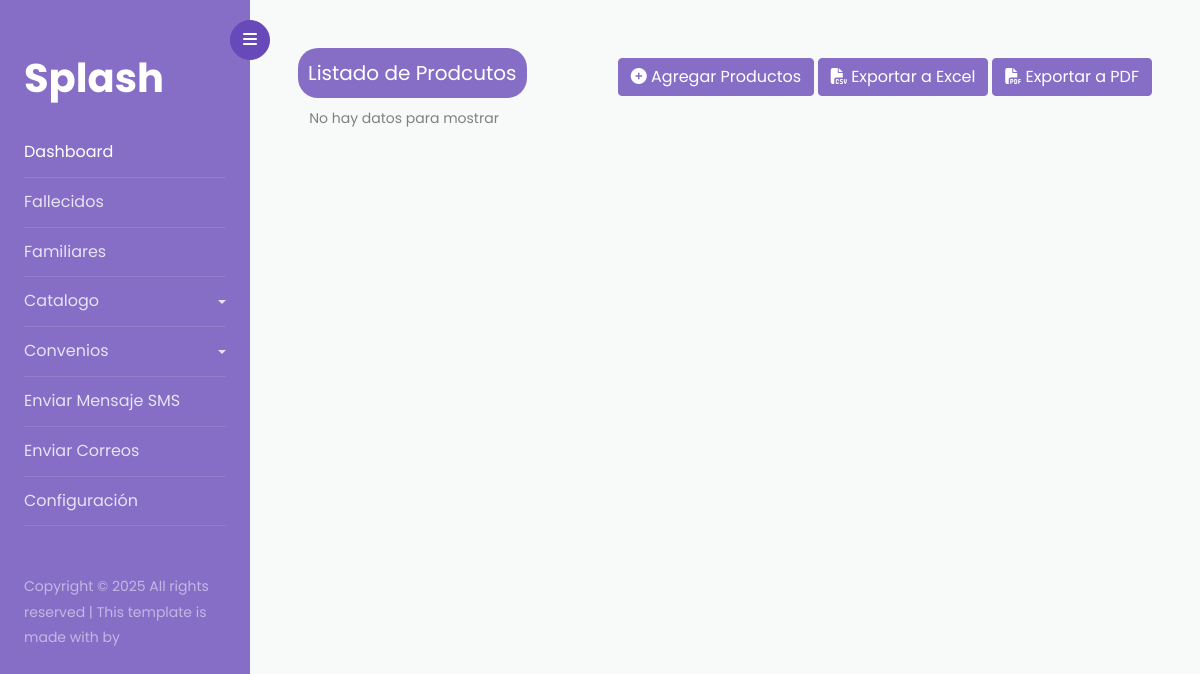
Before: /catalogo/list-product/ with the older database file.
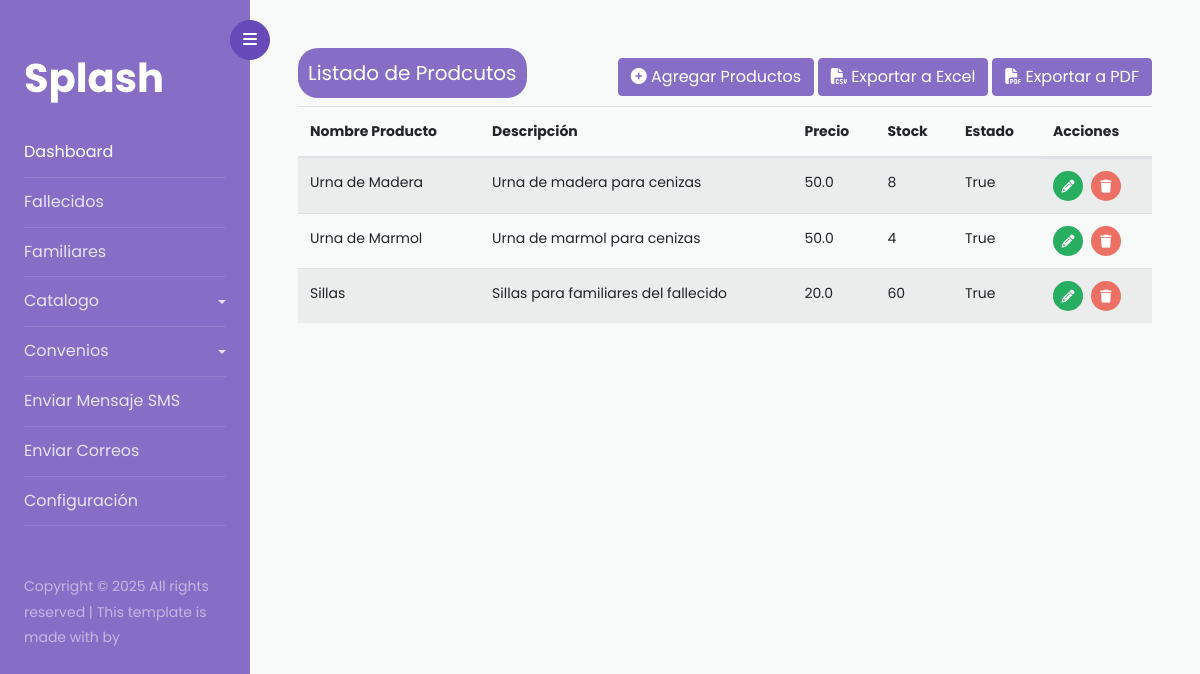
After: the same page with the newer database file.
### catalogo/models.py (models this page shows, shortened)
class ModelsProduct(models.Model):
    name_product = models.CharField(max_length=155, verbose_name='Nombre Producto')
    descriptions_product = models.TextField(verbose_name='Descripción de Producto')
    price_product =  models.FloatField(verbose_name='Precio Producto')
    stock_product = models.IntegerField()
    state_product = models.BooleanField()
    date_create_product = models.DateField(auto_now_add=True)
    class Meta:
        verbose_name ='Producto'
        verbose_name_plural = 'Productos'

### catalogo/views.py (the view)
# urls.py: path('list-product/', ListProductos, name='list-product' ),
def ListProductos(request):
    product = ModelsProduct.objects.all()
    return render(request, 'productos/index-productos.html', { 'productos': product })

### catalogo/templates/productos/index-productos.html
{% extends 'index.html' %}
{% block content %}
    <div>
        <div class="flex-content-modal">
            <h5 class="title-list-table">Listado de Prodcutos</h5>
            <div>
                <a href="{% url 'catalogo:create-product' %}" class="btn btn-primary">
                    <i class="fa-solid fa-circle-plus"></i> Agregar Productos
                </a>
                <a href="#" class="btn btn-primary"><i class="fa-solid fa-file-csv"></i> Exportar a Excel</a>
                <a class="btn btn-primary"  href="#"><i class="fa-solid fa-file-pdf"></i> Exportar a PDF</a>
            </div>
        </div>
        {% if not productos %}
        <span>&nbsp;&nbsp;&nbsp;No hay datos para mostrar</span>
        {% else %}
        <table class="table table-striped table-hover">
            <thead>
                <tr>
                    <th scope="col">Nombre Producto</th>
                    <th scope="col">Descripción</th>
                    <th scope="col">Precio</th>
                    <th scope="col">Stock</th>
                    <th scope="col">Estado</th>
                    <th scope="col">Acciones</th>
                </tr>
            </thead>
            <tbody>
                {% for i in productos %}
                <tr>
                    <td>{{ i.name_product  }}</td>
                    <td>{{ i.descriptions_product }}</td>
                    <td>{{ i.price_product }}</td>
                    <td>{{ i.stock_product }}</td>
                    <td>{{ i.state_product }}</td>
                    <td class="td-actions">
                        <a href="{% url 'catalogo:update-product' i.id %}"><i class="fa-solid fa-pencil"></i></a>
                        <a href="{% url 'catalogo:delete-product' i.id %}"><i class="fa-solid fa-trash"></i></a>
                    </td>
                </tr>
                {% endfor %}
            </tbody>
        </table>
        {% endif %}
    </div>
{% endblock %}

### intranet_crematorio/templates/index.html (shortened to what this page needs)
{% load static %}
<!doctype html>
<html lang="en">
<head>
	<link rel="stylesheet" href="{% static 'css/style-css-form.css' %}">
	<link rel="stylesheet" href="https://stackpath.bootstrapcdn.com/font-awesome/4.7.0/css/font-awesome.min.css">
	<link rel="stylesheet" href="{% static 'css/style.css' %}">
	<link rel="stylesheet" href="{% static 'css/style-fallecido.css' %}">
	<link rel="stylesheet" href="{% static 'css/style-modal.css' %}">
	<link rel="stylesheet" href="https://cdnjs.cloudflare.com/ajax/libs/font-awesome/6.7.1/css/all.min.css"
 />
</head>
<body>
	<div class="wrapper d-flex align-items-stretch">
		<nav id="sidebar">
			<div class="custom-menu">
				<button type="button" id="sidebarCollapse" class="btn btn-primary">
					<i class="fa fa-bars"></i>
				</button>
			</div>
			<div class="p-4 pt-5">
				<h1><a href="index.html" class="logo">Splash</a></h1>
				<ul class="list-unstyled components mb-5">
					<li class="active">
						<a href="#">Dashboard</a>
					</li>
					<li>
						<a href="{% url 'fallecidos:fallecidos' %}">Fallecidos</a>
					</li>
					<li>
						<a href="{% url 'familiares:list-familiares' %}">Familiares</a>
					</li>
					<li >
						<a href="#homeSubmenu" data-toggle="collapse" aria-expanded="false"
							class="dropdown-toggle">Catalogo</a>
					</li>
					<li >
						<a href="#homeSubmenu" data-toggle="collapse" aria-expanded="false"
							class="dropdown-toggle">Convenios</a>
					</li>
					<li>
						<a href="{% url 'familiares:list-familiares' %}">Enviar Mensaje SMS</a>
					</li>
					<li>
						<a href="{% url 'familiares:list-familiares' %}">Enviar Correos</a>
					</li>
					<li>
						<a href="{% url 'configuracion:config-company' 1 %}">Configuración</a>
					</li>
				</ul>
				<div class="footer">
					<p>
						Copyright &copy;
						<script>document.write(new Date().getFullYear());</script> All rights reserved | This template
						is made with  by <a href="https://colorlib.com"
							target="_blank">Colorlib.com</a>
					</p>
				</div>
			</div>
		</nav>
		<div id="content" class="p-4 p-md-5 pt-5">
			{% block content %} {% endblock %}
		</div>
	</div>
</body>
</html>

### static/css/style-fallecido.css (style rules this page uses)
* { margin: 0px; padding: 0px; }
h5.title-list-table { background-color: #866ec7; color: #FFF; width: max-content; padding: 10px; border-radius: 20px; }
td.td-actions { display: flex; gap: 0.5rem; flex-wrap: wrap; }
i.fa-pencil { background-color: #27ae60; }
i.fa-trash { background-color: var(--gender-female); }
i.fa-pencil, i.fa-trash, i.fa-eye, i.fa-cross { height: 30px; width: 30px; border-radius: 50% 50%; color: #FFF; display: flex; justify-content: center; align-items: center; font-size: 13px; }

### static/css/style-modal.css (style rules this page uses)
div.flex-content-modal { display: flex; justify-content: space-between; align-items: center; }

Changed rows visible on the page:
added ModelsProduct: name_product "Urna de Madera", descriptions_product "Urna de madera para cenizas", price_product "50.0", stock_product "8", state_product "True"
added ModelsProduct: name_product "Urna de Marmol", descriptions_product "Urna de marmol para cenizas", price_product "50.0", stock_product "4", state_product "True"
added ModelsProduct: name_product "Sillas", descriptions_product "Sillas para familiares del fallecido", price_product "20.0", stock_product "60", state_product "True"
Other visible differences:
text no longer shown: "No hay datos para mostrar"
text now shown: "Nombre Producto Descripción Precio Stock Estado Acciones"
